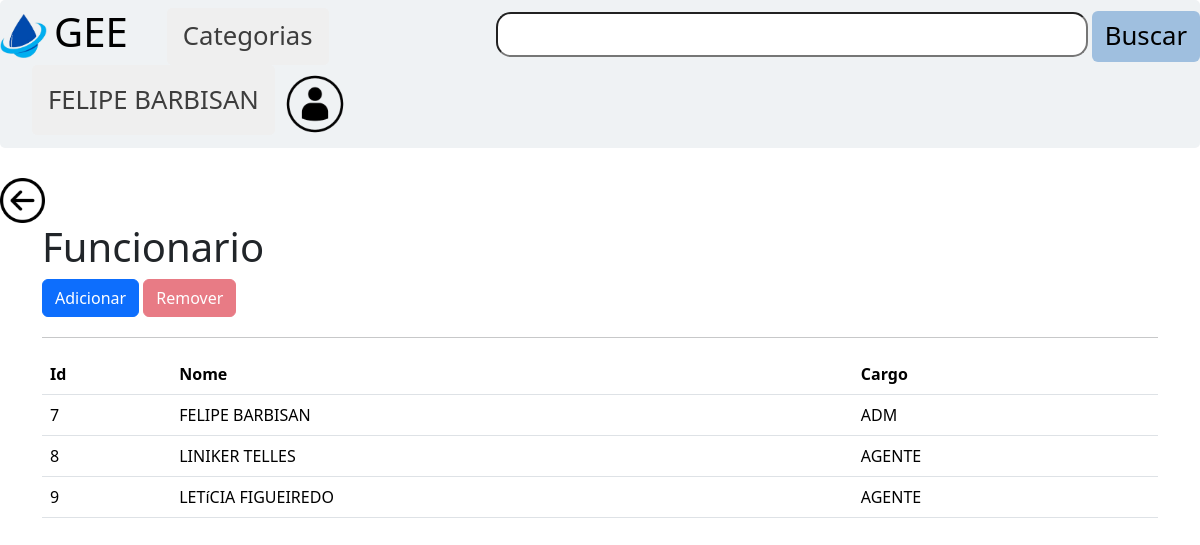
/pageAdm/Funcionario/funcionarioAdm.php (signed in), run on the app's committed database.
### tables this page shows
CREATE TABLE `funcionario` (
  `fun_cod` int(11) NOT NULL,
  `fun_nome` varchar(50) NOT NULL,
  `fun_senha` varchar(10) NOT NULL,
  `fun_cargo` varchar(20) NOT NULL,
  `fun_IsActive` bit(1) NOT NULL
);

### pageAdm/Funcionario/funcionarioAdm.php (the view, shortened to what this page needs)
<?php
include_once ("../../navBar.php");
?>
<a href='../adm.php' class="btn_voltar"> <img src="\Prj_GEE/img/seta_voltar.png" width="45em"> </a>
<div class="container">
    <h1>Funcionario</h1>
    <a href="formInFun.php" class="btn btn-primary">Adicionar</a>
    <button href="formReFun.php" class="btn btn-danger" disabled >Remover</button>
    <body class="BodyTable">
        <div class="containerTable">
            <table class="table">
                <thead>
                    <tr>
                        <th scope="col" class="alinhamento">Id</th>
                        <th scope="col" class="alinhamento">Nome</th>
                        <th scope="col" class="alinhamento">Cargo</th>
                    </tr>
                </thead>
                <tbody>
                    <?php
                    $slq = mysqli_query($conexao, "SELECT * FROM funcionario");
                    while ($lista = mysqli_fetch_array($slq)) {
                        if ($lista['fun_IsActive'] == true) {
                            ?>
                            <tr>
                                <td><?php echo $lista['fun_cod']; ?></td>
                                <td><?php echo $lista['fun_nome']; ?></td>
                                <td><?php echo $lista['fun_cargo']; ?></td>
                            </tr>
                            <?php }
                    }
                    echo "<hr> ";
                            ?>
                </tbody>
            </table>
        </div>
    </div>

### style.css (style rules this page uses)
body { font-family: "Poppins", sans-serif ; }
::placeholder { text-align: left; padding-left: 3px; font-size: 30px; }
.table { --bs-table-bg: #EFF2F4; }
th { text-align: left !important; }
td { text-align: left !important; }
.containerTable { width: 100%; text-align: center; margin-top: 20px; }
.alinhamento { text-align: left; }

### data on the page
funcionario: fun_cod "7", fun_nome "FELIPE BARBISAN", fun_cargo "ADM"
funcionario: fun_cod "8", fun_nome "LINIKER TELLES", fun_cargo "AGENTE"
funcionario: fun_cod "9", fun_nome "LETíCIA FIGUEIREDO", fun_cargo "AGENTE"

### other printed values
$_SESSION['nome'] "FELIPE BARBISAN"
